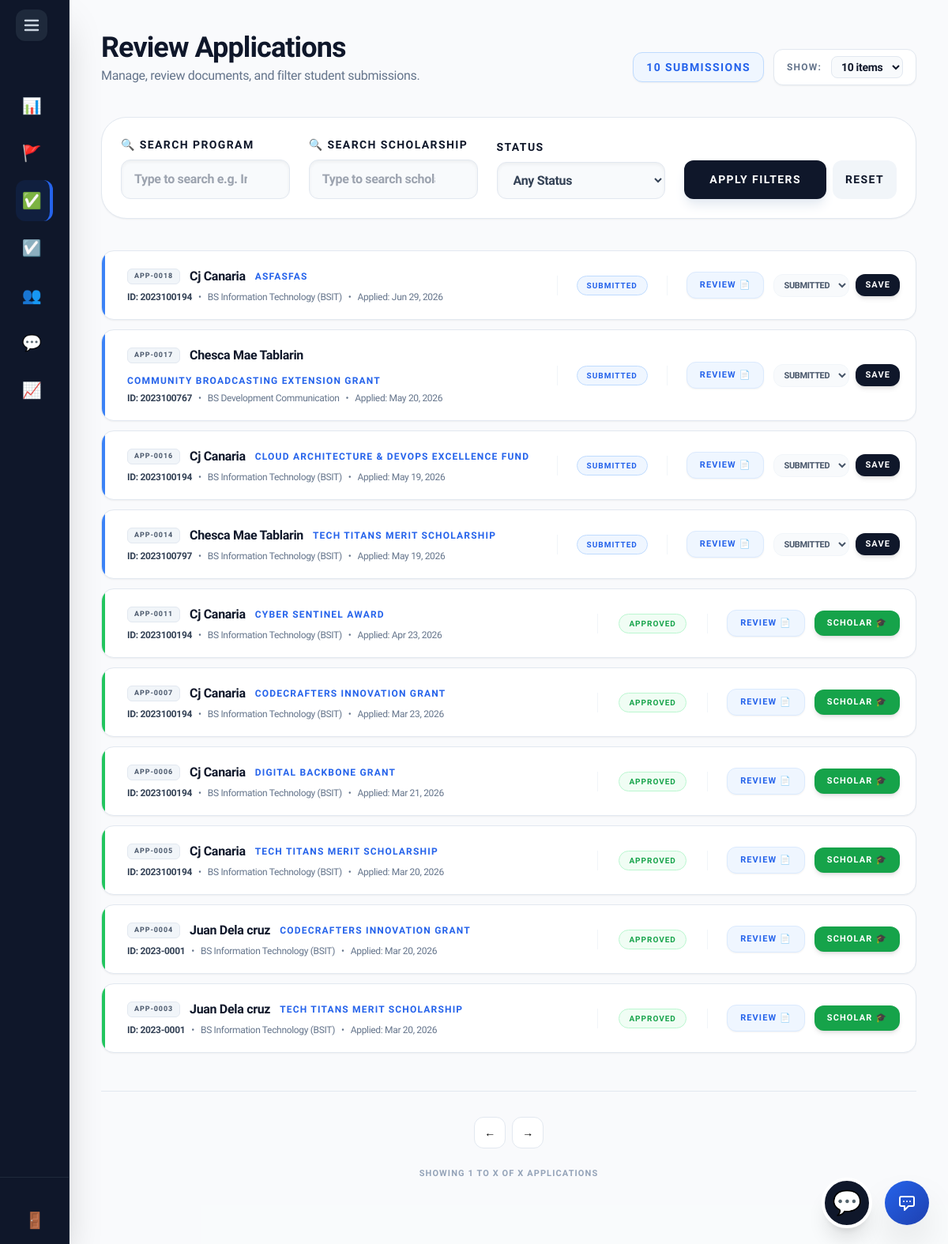
The app's page /internal_admin/applications.php (signed in) with its own data.
### tables this page shows
CREATE TABLE `application` (
  `ApplicationID` int(11) NOT NULL AUTO_INCREMENT,
  `ScholarshipID` int(11) NOT NULL,
  `UserID` int(11) NOT NULL,
  `DateSubmitted` timestamp NOT NULL DEFAULT current_timestamp(),
  `Status` varchar(50) DEFAULT 'Pending',
  `TotalScore` int(11) DEFAULT 0,
  `GPA` decimal(4,2) DEFAULT NULL,
  `YearLevel` varchar(20) DEFAULT NULL,
  PRIMARY KEY (`ApplicationID`),
  KEY `ScholarshipID` (`ScholarshipID`),
  KEY `UserID` (`UserID`),
  CONSTRAINT `application_ibfk_1` FOREIGN KEY (`ScholarshipID`) REFERENCES `scholarship` (`ScholarshipID`) ON DELETE CASCADE,
  CONSTRAINT `application_ibfk_2` FOREIGN KEY (`UserID`) REFERENCES `users` (`UserID`) ON DELETE CASCADE
);

CREATE TABLE `users` (
  `UserID` int(11) NOT NULL AUTO_INCREMENT,
  `Username` varchar(50) NOT NULL,
  `Email` varchar(100) NOT NULL,
  `PasswordHash` varchar(255) NOT NULL,
  `FirstName` varchar(100) NOT NULL,
  `LastName` varchar(100) NOT NULL,
  `Role` enum('Student','Internal_Admin','External_Admin','Super_Admin') DEFAULT 'Student',
  `AccountStatus` varchar(20) DEFAULT 'Active',
  `StudentID_Num` varchar(50) DEFAULT NULL,
  `YearLevel` varchar(50) DEFAULT NULL,
  `GPA` decimal(4,2) DEFAULT NULL,
  `Major` varchar(100) DEFAULT NULL,
  `ProgramID` int(11) DEFAULT NULL,
  `Department` varchar(100) DEFAULT NULL,
  `Organization` varchar(100) DEFAULT NULL,
  `ContactNumber` varchar(20) DEFAULT NULL,
  `DateOfBirth` date DEFAULT NULL,
  `ProfilePicture` varchar(255) DEFAULT NULL,
  `ResetToken` varchar(255) DEFAULT NULL,
  `ResetTokenExpire` datetime DEFAULT NULL,
  `Gender` varchar(20) NOT NULL DEFAULT 'Not Specified',
  PRIMARY KEY (`UserID`),
  UNIQUE KEY `Username` (`Username`),
  UNIQUE KEY `Email` (`Email`)
);

CREATE TABLE `scholarship` (
  `ScholarshipID` int(11) NOT NULL AUTO_INCREMENT,
  `ProgramID` int(11) NOT NULL,
  `YearLevel` varchar(50) DEFAULT NULL,
  `Name` varchar(150) NOT NULL,
  `Description` text DEFAULT NULL,
  `Deadline` date NOT NULL,
  `AwardAmount` decimal(10,2) DEFAULT NULL,
  `NumberOfSlots` int(11) DEFAULT NULL,
  `Status` varchar(20) DEFAULT 'Active',
  `MinimumGWA` decimal(4,2) DEFAULT 2.00,
  `CreatedBy` int(11) DEFAULT NULL,
  `GenderRequirement` varchar(20) NOT NULL DEFAULT 'Any',
  `ScholarshipType` enum('Private','Government') DEFAULT 'Private',
  `FormConfig` varchar(255) DEFAULT 'Academic,Family,Financial,Essay',
  `ReleaseFrequency` varchar(50) DEFAULT 'Per Semester',
  `AllowsDual` enum('Yes','No') NOT NULL DEFAULT 'No',
  PRIMARY KEY (`ScholarshipID`),
  KEY `ProgramID` (`ProgramID`),
  KEY `fk_scholarship_creator` (`CreatedBy`),
  CONSTRAINT `fk_scholarship_creator` FOREIGN KEY (`CreatedBy`) REFERENCES `users` (`UserID`) ON DELETE SET NULL,
  CONSTRAINT `scholarship_ibfk_1` FOREIGN KEY (`ProgramID`) REFERENCES `program` (`ProgramID`) ON DELETE CASCADE
);

### internal_admin/applications.php (the view, shortened to what this page needs)
<?php
include '../includes/db_connect.php';
include '../includes/header.php';
include '../includes/internal_sidebar.php';
$filter_program = $_GET['program'] ?? '';
$filter_scholarship = $_GET['scholarship'] ?? '';
$query = "
    SELECT a.ApplicationID, a.Status, a.DateSubmitted,
           u.FirstName, u.LastName, u.StudentID_Num, u.Major,
           sch.Name AS scholarship_name
    FROM application a
    JOIN users u ON a.UserID = u.UserID
    JOIN scholarship sch ON a.ScholarshipID = sch.ScholarshipID
    WHERE 1=1";
$params = [];
$query .= " ORDER BY a.DateSubmitted DESC";
try {
    $stmt = $pdo->prepare($query);
    $stmt->execute($params);
    $applications = $stmt->fetchAll(PDO::FETCH_ASSOC);
} catch (PDOException $e) {
    die("Filter Error: " . $e->getMessage());
}
?>
<main class="flex-1 lg:ml-72 p-5 lg:p-10 bg-slate-50/50 min-h-screen transition-all duration-300">
    <header class="mb-10 flex flex-col sm:flex-row sm:items-end justify-between gap-4">
        <div>
            <h2 class="text-3xl lg:text-4xl font-black text-slate-900 tracking-tight">Review Applications</h2>
            <p class="text-slate-500 font-medium mt-1">Manage, review documents, and filter student submissions.</p>
        </div>
        <div class="flex items-center gap-3">
            <span class="bg-blue-50 text-blue-600 border border-blue-200 px-4 py-2 rounded-xl text-sm font-black uppercase tracking-widest inline-block shadow-sm">
                <?= count($applications) ?> Submissions
            </span>
            <div class="flex items-center gap-3 bg-white px-4 py-2 rounded-xl border border-slate-200 shadow-sm shrink-0">
                <span class="text-xs font-bold text-slate-500 uppercase tracking-widest hidden sm:inline">Show:</span>
                <select id="itemsPerPage" onchange="changeItemsPerPage()" class="bg-slate-50 border border-slate-200 text-slate-900 text-sm font-bold rounded-lg focus:ring-green-500 focus:border-green-500 block px-2 py-1 outline-none cursor-pointer">
                    <option value="10" selected>10 items</option>
                </select>
            </div>
        </div>
    </header>
    <div class="bg-white p-6 rounded-[2rem] border border-slate-200 shadow-sm mb-10">
        <form method="GET" class="flex flex-wrap items-end gap-6">
            <div class="flex-1 min-w-[200px]">
                <label class="block text-[14px] font-black text-slate-900 uppercase tracking-widest mb-2">🔍 Search Program</label>
                <input type="search" name="program" list="programList" value="<?= htmlspecialchars($filter_program) ?>" placeholder="Type to search e.g. Info..." class="w-full bg-slate-50 border border-slate-200 px-4 py-3 rounded-xl font-bold text-md text-slate-700 outline-none focus:ring-2 focus:ring-blue-500/20 shadow-inner">
            </div>
            <div class="flex-1 min-w-[200px]">
                <label class="block text-[14px] font-black text-slate-900 uppercase tracking-widest mb-2">🔍 Search Scholarship</label>
                <input type="search" name="scholarship" list="scholarshipList" value="<?= htmlspecialchars($filter_scholarship) ?>" placeholder="Type to search scholarship name..." class="w-full bg-slate-50 border border-slate-200 px-4 py-3 rounded-xl font-bold text-md text-slate-700 outline-none focus:ring-2 focus:ring-blue-500/20 shadow-inner">
            </div>
            <div class="flex-1 min-w-[150px]">
                <label class="block text-[14px] font-black text-slate-900 uppercase tracking-widest mb-2">Status</label>
                <select name="status" class="w-full bg-slate-50 border border-slate-200 px-4 py-3 rounded-xl font-bold text-md text-slate-700 outline-none focus:ring-2 focus:ring-blue-500/20 cursor-pointer shadow-inner">
                    <option value="">Any Status</option>
                </select>
            </div>
            <div class="flex gap-2">
                <button type="submit" class="bg-slate-900 text-white px-8 py-3.5 rounded-xl font-black text-[14px] uppercase tracking-widest hover:bg-blue-600 transition-all shadow-lg shadow-slate-200 active:scale-95">Apply Filters</button>
                <a href="applications.php" class="bg-slate-100 text-slate-900 px-4 py-3.5 rounded-xl font-black text-[14px] uppercase tracking-widest hover:bg-slate-200 transition-all flex items-center active:scale-95">Reset</a>
            </div>
        </form>
    </div>
    <div id="applicationsGrid" class="flex flex-col gap-3">
        <?php if(empty($applications)): ?>
            <div class="col-span-full bg-white p-10 lg:p-20 rounded-[2rem] border border-slate-200 text-center shadow-sm">
                <div class="w-16 h-16 bg-slate-50 rounded-2xl flex items-center justify-center text-3xl mx-auto mb-4 grayscale opacity-50">📂</div>
                <h3 class="text-lg font-black text-slate-900 mb-1">No Applications Found</h3>
                <p class="text-slate-500 font-medium text-sm">No student applications match your current filters.</p>
            </div>
        <?php else: ?>
            <?php foreach($applications as $app): ?>
                <?php
                    $status_color = match($app['Status']) { 'Approved' => 'bg-green-500', 'Shortlisted' => 'bg-purple-500', 'Rejected' => 'bg-red-500', default => 'bg-blue-500' };
                    $status_badge = match($app['Status']) { 'Approved' => 'bg-green-50 text-green-600 border-green-200', 'Shortlisted' => 'bg-purple-50 text-purple-600 border-purple-200', 'Rejected' => 'bg-red-50 text-red-600 border-red-200', default => 'bg-blue-50 text-blue-600 border-blue-200' };
                ?>
                <div class="application-card bg-white rounded-2xl border border-slate-200 shadow-sm hover:shadow-md hover:border-blue-300 transition-all flex flex-col lg:flex-row items-start lg:items-center justify-between p-5 group relative overflow-hidden">
                    <div class="absolute top-0 left-0 w-1 h-full <?= $status_color ?>"></div>
                    <div class="flex-1 min-w-0 pr-4 lg:pr-8 pl-3 w-full lg:w-auto">
                        <div class="flex items-center gap-3 mb-1.5 flex-wrap">
                            <span class="bg-slate-100 text-slate-600 px-2 py-0.5 rounded-md text-[9px] font-black uppercase tracking-widest border border-slate-200 shrink-0">
                                APP-<?= str_pad($app['ApplicationID'], 4, '0', STR_PAD_LEFT) ?>
                            </span>
                            <h4 class="text-base font-black text-slate-900 truncate">
                                <?= htmlspecialchars($app['FirstName'].' '.$app['LastName']) ?>
                            </h4>
                            <span class="text-xs font-black text-blue-600 uppercase tracking-widest truncate">
                                <?= htmlspecialchars($app['scholarship_name']) ?>
                            </span>
                        </div>
                        <div class="flex items-center gap-2 text-xs font-medium text-slate-500 truncate mb-2 lg:mb-0">
                            <span class="text-slate-700 font-bold">ID: <?= htmlspecialchars($app['StudentID_Num']) ?></span>
                            <span class="hidden md:inline">•</span>
                            <span class="truncate hidden md:inline"><?= htmlspecialchars($app['Major']) ?></span>
                            <span class="hidden md:inline">•</span>
                            <span class="truncate hidden md:inline">Applied: <?= date('M d, Y', strtotime($app['DateSubmitted'])) ?></span>
                        </div>
                    </div>
                    <div class="hidden md:flex items-center justify-center px-6 border-x border-slate-100 shrink-0 min-w-[140px]">
                        <span class="px-3 py-1 rounded-full text-[10px] font-black uppercase tracking-widest border <?= $status_badge ?>">
                            <?= $app['Status'] ?>
                        </span>
                    </div>
                    <div class="mt-4 lg:mt-0 flex items-center justify-between lg:justify-end w-full lg:w-auto shrink-0 gap-3 pl-0 lg:pl-6">
                        <button type="button" onclick="openDocsModal(<?= $app['ApplicationID'] ?>, '<?= htmlspecialchars(addslashes($app['FirstName'].' '.$app['LastName'])) ?>')" class="bg-blue-50 text-blue-600 px-4 py-2 rounded-xl text-[11px] font-black shadow-sm border border-blue-100 hover:bg-blue-600 hover:text-white transition-all uppercase tracking-widest shrink-0">
                            Review 📄
                        </button>
                        <?php if ($app['Status'] === 'Shortlisted'): ?>
                            <a href="shortlist.php" class="bg-purple-600 text-white px-4 py-2 rounded-xl text-[11px] font-black uppercase tracking-widest shadow-md hover:bg-purple-700 transition-all shrink-0">Review 🏆</a>
                        <?php elseif ($app['Status'] === 'Approved'): ?>
                            <a href="scholars.php" class="bg-green-600 text-white px-4 py-2 rounded-xl text-[11px] font-black uppercase tracking-widest shadow-md hover:bg-green-700 transition-all shrink-0">Scholar 🎓</a>
                        <?php else: ?>
                            <form action="../actions/process_crud.php" method="POST" class="flex items-center justify-center gap-2 m-0 w-full">
                                <select name="status" class="bg-slate-50 border border-slate-100 rounded-xl px-2 py-1.5 text-[11px] font-black uppercase text-slate-600 outline-none focus:ring-2 focus:ring-green-500/20 cursor-pointer">
                                    <option value="Submitted" <?= $app['Status']=='Submitted'?'selected':'' ?>>Submitted</option>
                                </select>
                                <button type="submit" class="bg-slate-900 text-white px-3 py-1.5 rounded-xl text-[11px] font-black shadow-md hover:bg-green-600 transition-all uppercase tracking-widest shrink-0">SAVE</button>
                            </form>
                        <?php endif; ?>
                    </div>
                </div>
            <?php endforeach; ?>
        <?php endif; ?>
    </div>
    <div class="flex flex-col items-center justify-center mt-12 gap-4 border-t border-slate-200 pt-8 pb-10">
        <div id="paginationControls" class="flex flex-wrap justify-center gap-2"></div>
        <div id="pageInfo" class="text-[11px] font-black text-slate-400 uppercase tracking-widest text-center mt-2">
            Showing 1 to X of X Applications
        </div>
    </div>
</main>
<?php include '../includes/footer.php'; ?>

### includes/header.php (style rules this page uses)
:root { --sidebar-width: 5.5rem; --transition-speed: 0.4s; --transition-curve: cubic-bezier(0.4, 0, 0.2, 1); }
body { font-family: 'Plus Jakarta Sans', sans-serif; letter-spacing: -0.02em; overflow-x: hidden; }
main { margin-left: var(--sidebar-width) !important; transition: margin-left var(--transition-speed) var(--transition-curve); width: calc(100vw - var(--sidebar-width)); }

### records on screen
application: ApplicationID "0018", UserID.LastName "Cj Canaria", ScholarshipID.Name "ASFASFAS", UserID.StudentID_Num "2023100194", UserID.Major "BS Information Technology (BSIT)", DateSubmitted "Jun 29, 2026", Status "SUBMITTED", status "Submitted"
application: ApplicationID "0017", UserID.LastName "Chesca Mae Tablarin", ScholarshipID.Name "COMMUNITY BROADCASTING EXTENSION GRANT", UserID.StudentID_Num "2023100767", UserID.Major "BS Development Communication", DateSubmitted "May 20, 2026", Status "SUBMITTED", status "Submitted"
application: ApplicationID "0016", UserID.LastName "Cj Canaria", ScholarshipID.Name "CLOUD ARCHITECTURE & DEVOPS EXCELLENCE FUND", UserID.StudentID_Num "2023100194", UserID.Major "BS Information Technology (BSIT)", DateSubmitted "May 19, 2026", Status "SUBMITTED", status "Submitted"
application: ApplicationID "0014", UserID.LastName "Chesca Mae Tablarin", ScholarshipID.Name "TECH TITANS MERIT SCHOLARSHIP", UserID.StudentID_Num "2023100797", UserID.Major "BS Information Technology (BSIT)", DateSubmitted "May 19, 2026", Status "SUBMITTED", status "Submitted"
application: ApplicationID "0011", UserID.LastName "Cj Canaria", ScholarshipID.Name "CYBER SENTINEL AWARD", UserID.StudentID_Num "2023100194", UserID.Major "BS Information Technology (BSIT)", DateSubmitted "Apr 23, 2026", Status "APPROVED", shows "SCHOLAR 🎓"
application: ApplicationID "0007", UserID.LastName "Cj Canaria", ScholarshipID.Name "CODECRAFTERS INNOVATION GRANT", UserID.StudentID_Num "2023100194", UserID.Major "BS Information Technology (BSIT)", DateSubmitted "Mar 23, 2026", Status "APPROVED", shows "SCHOLAR 🎓"
application: ApplicationID "0006", UserID.LastName "Cj Canaria", ScholarshipID.Name "DIGITAL BACKBONE GRANT", UserID.StudentID_Num "2023100194", UserID.Major "BS Information Technology (BSIT)", DateSubmitted "Mar 21, 2026", Status "APPROVED", shows "SCHOLAR 🎓"
application: ApplicationID "0005", UserID.LastName "Cj Canaria", ScholarshipID.Name "TECH TITANS MERIT SCHOLARSHIP", UserID.StudentID_Num "2023100194", UserID.Major "BS Information Technology (BSIT)", DateSubmitted "Mar 20, 2026", Status "APPROVED", shows "SCHOLAR 🎓"
application: ApplicationID "0004", UserID.LastName "Juan Dela cruz", ScholarshipID.Name "CODECRAFTERS INNOVATION GRANT", UserID.StudentID_Num "2023-0001", UserID.Major "BS Information Technology (BSIT)", DateSubmitted "Mar 20, 2026", Status "APPROVED", shows "SCHOLAR 🎓"
application: ApplicationID "0003", UserID.LastName "Juan Dela cruz", ScholarshipID.Name "TECH TITANS MERIT SCHOLARSHIP", UserID.StudentID_Num "2023-0001", UserID.Major "BS Information Technology (BSIT)", DateSubmitted "Mar 20, 2026", Status "APPROVED", shows "SCHOLAR 🎓"

### other values on screen
count($applications) "10"
